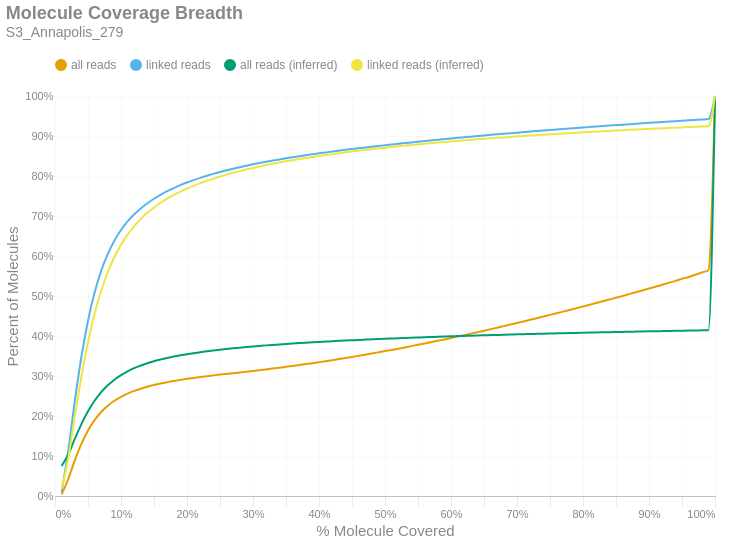

The notebook cell saved with this chart:
### Markdown cell above
### Molecule Read Coverage
This chart shows molecule coverage breadth as computed by the number of bases aligned to that molecule. In other words, "*how much of each unique long molecule is actually sequenced/aligned?*" Keep in mind there is a distinction between sequences and alignments, since some sequences belonging to a particular molecule may not align well and wouldn't appear in the alignment data. This chart also shows molecule coverage breadth as computed by the *inferred fragment* from which the aligned sequences originate. Unlike read coverage, this calculation takes into account the total insert size, including unsequenced gaps between the forward and reverse reads. Like the previous figures, these are cumulative percents.

### Code cell
if SKIPLR:
    print_html(f"Skipped")
else:
    binned_df = consolidated_hist(valids['coverage_bp'], mask, 0.01, True)
    binned_df_inf = consolidated_hist(valids['coverage_inserts'], mask, 0.01, True)
    binned_df = binned_df.with_columns(pl.lit(binned_df_inf['all reads (cumsum)']).alias('all reads (inferred)'))
    binned_df = binned_df.with_columns(pl.lit(binned_df_inf['linked reads (cumsum)']).alias('linked reads (inferred)'))
    binned_df = binned_df.with_columns(
        (pl.col('bin').cast(pl.Float64) + 0.01).alias('right_edge')
    )

    with SafeRender(binned_df):
        (
            density_plot(binned_df, 'Molecule Coverage Breadth', samplename, 'molcov', ['all reads (inferred)','linked reads (inferred)'])
            .encode(
                #x=alt.X('bin:Q', title="% Molecule Covered").axis(format = '%').scale(padding=0),
                x=alt.X('right_edge:Q', title="% Molecule Covered").axis(format='%').scale(padding=0),
                y=alt.Y('value:Q', title='Percent of Molecules')
                    .axis(format='%')
                    .stack(False)
                    .scale(domainMin=0, padding=0),
                color=alt.Color("key:N").scale(domain = ["all reads", "linked reads", "all reads (inferred)", "linked reads (inferred)"]),
                tooltip = [
                    alt.Tooltip("key:N", title = "Data Type"),
                    alt.Tooltip("range_label:N", title="% Molecule Covered"),
                    alt.Tooltip("value:Q", format = ".2%", title="% Molecules")
                ]
            )
        ).display()

### Figure 1 — Vega-Lite specification as saved in the notebook (floating-point values rounded to 4 significant figures)
{"width": "container", "height": 400, "config": {"title": {"anchor": "start", "dy": -15, "fontSize": 18, "color": "#888888", "subtitleColor": "#888888", "subtitleFontSize": 14}, "arc": {"fill": "#0072B2"}, "axis": {"domainColor": "#888888", "domainWidth": 0.5, "gridWidth": 0.2, "grid": false, "titleFontWeight": 400, "titleFontSize": 15, "labelFontSize": 11, "labelColor": "#888888", "tickColor": "#888888", "tickWidth": 0.2, "titleColor": "#888888"}, "axisBand": {"grid": false}, "axisX": {"grid": true, "tickSize": 10, "domainCap": "round"}, "axisY": {"domain": false, "grid": true, "tickSize": 0, "domainCap": "round"}, "background": "transparent", "header": {"labelFontSize": 15, "labelColor": "#888888", "titleFontSize": 15, "titleFontWeight": 600, "titleColor": "#888888"}, "legend": {"labelFont": "sans-serif", "labelFontSize": 12, "labelColor": "#888888", "symbolSize": 100, "symbolType": "circle", "titleFontSize": 12, "titlePadding": 10, "titleColor": "#888888", "title": null, "orient": "top"}, "range": {"category": ["#E69F00", "#56B4E9", "#009E73", "#F0E442", "#0072B2", "#D55E00", "#CC79A7", "#000000"], "diverging": ["#cfe8f3", "#a2d4ec", "#73bfe2", "#46abdb", "#1696d2", "#12719e"]}, "area": {"fill": "#0072B2", "fillOpacity": 0.7, "line": true, "strokeOpacity": 0.7}, "line": {"color": "#0072B2", "stroke": "#0072B2", "strokeWidth": 2}, "trail": {"color": "#0072B2", "stroke": "#0072B2", "strokeWidth": 0, "size": 1}, "point": {"filled": true, "fillOpacity": 1.0, "size": 95}, "text": {"color": "#888888", "fontSize": 11, "align": "right", "fontWeight": 400, "size": 11}, "bar": {"fill": "#0072B2", "stroke": null}, "view": {"stroke": null, "continuousWidth": 660, "continuousHeight": 400}}, "data": {"name": "data-af8c3b5b46ce9fe6b6576d999bcf8ac2"}, "mark": {"type": "line", "interpolate": "monotone", "point": {"opacity": 0, "size": 275}}, "encoding": {"color": {"field": "key", "scale": {"domain": ["all reads", "linked reads", "all reads (inferred)", "linked reads (inferred)"]}, "type": "nominal"}, "tooltip": [{"field": "key", "title": "Data Type", "type": "nominal"}, {"field": "range_label", "title": "% Molecule Covered", "type": "nominal"}, {"field": "value", "format": ".2%", "title": "% Molecules", "type": "quantitative"}], "x": {"axis": {"format": "%"}, "field": "right_edge", "scale": {"padding": 0}, "title": "% Molecule Covered", "type": "quantitative"}, "y": {"axis": {"format": "%"}, "field": "value", "scale": {"domainMin": 0, "padding": 0}, "stack": false, "title": "Percent of Molecules", "type": "quantitative"}}, "params": [{"name": "param_c36ac31b6afebe62", "select": {"type": "point", "fields": ["key"]}, "bind": "legend"}], "title": {"text": "Molecule Coverage Breadth", "subtitle": "S3_Annapolis_279"}, "transform": [{"fold": ["all reads (cumsum)", "linked reads (cumsum)", "all reads (inferred)", "linked reads (inferred)"]}, {"calculate": "replace(datum.key, ' (cumsum)', '')", "as": "key"}, {"filter": {"param": "param_c36ac31b6afebe62"}}], "usermeta": {"embedOptions": {"downloadFileName": "S3_Annapolis_279.molcov"}}, "$schema": "https://vega.github.io/schema/vega-lite/v6.1.0.json", "datasets": {"data-af8c3b5b46ce9fe6b6576d999bcf8ac2": [{"bin": "0.0", "interval": "0.0-0.01", "all reads": 0.004303, "linked reads": 0.01071, "all reads (cumsum)": 0.004303, "linked reads (cumsum)": 0.01071, "range_label": "0.0-0.01", "all reads (inferred)": 0.0749, "linked reads (inferred)": 0.01687, "right_edge": 0.01}, {"bin": "0.01", "interval": "0.01-0.02", "all reads": 0.03806, "linked reads": 0.1015, "all reads (cumsum)": 0.04236, "linked reads (cumsum)": 0.1122, "range_label": "0.01-0.02", "all reads (inferred)": 0.1037, "linked reads (inferred)": 0.09364, "right_edge": 0.02}, {"bin": "0.02", "interval": "0.02-0.03", "all reads": 0.04658, "linked reads": 0.1251, "all reads (cumsum)": 0.08895, "linked reads (cumsum)": 0.2373, "range_label": "0.02-0.03", "all reads (inferred)": 0.1427, "linked reads (inferred)": 0.1983, "right_edge": 0.03}, {"bin": "0.03", "interval": "0.03-0.04", "all reads": 0.0412, "linked reads": 0.1109, "all reads (cumsum)": 0.1301, "linked reads (cumsum)": 0.3482, "range_label": "0.03-0.04", "all reads (inferred)": 0.1797, "linked reads (inferred)": 0.298, "right_edge": 0.04}, {"bin": "0.04", "interval": "0.04-0.05", "all reads": 0.03347, "linked reads": 0.09012, "all reads (cumsum)": 0.1636, "linked reads (cumsum)": 0.4383, "range_label": "0.04-0.05", "all reads (inferred)": 0.2118, "linked reads (inferred)": 0.3845, "right_edge": 0.05}, {"bin": "0.05", "interval": "0.05-0.06", "all reads": 0.02616, "linked reads": 0.07036, "all reads (cumsum)": 0.1898, "linked reads (cumsum)": 0.5087, "range_label": "0.05-0.06", "all reads (inferred)": 0.2382, "linked reads (inferred)": 0.4556, "right_edge": 0.06}, {"bin": "0.06", "interval": "0.06-0.07", "all reads": 0.02022, "linked reads": 0.05437, "all reads (cumsum)": 0.21, "linked reads (cumsum)": 0.563, "range_label": "0.06-0.07", "all reads (inferred)": 0.2595, "linked reads (inferred)": 0.5131, "right_edge": 0.07}, {"bin": "0.07", "interval": "0.07-0.08", "all reads": 0.01572, "linked reads": 0.04224, "all reads (cumsum)": 0.2257, "linked reads (cumsum)": 0.6053, "range_label": "0.07-0.08", "all reads (inferred)": 0.2768, "linked reads (inferred)": 0.5598, "right_edge": 0.08}, {"bin": "0.08", "interval": "0.08-0.09", "all reads": 0.01237, "linked reads": 0.03318, "all reads (cumsum)": 0.2381, "linked reads (cumsum)": 0.6384, "range_label": "0.08-0.09", "all reads (inferred)": 0.2908, "linked reads (inferred)": 0.5975, "right_edge": 0.09}, {"bin": "0.09", "interval": "0.09-0.1", "all reads": 0.009892, "linked reads": 0.02649, "all reads (cumsum)": 0.248, "linked reads (cumsum)": 0.6649, "range_label": "0.09-0.1", "all reads (inferred)": 0.3022, "linked reads (inferred)": 0.6282, "right_edge": 0.1}, {"bin": "0.1", "interval": "0.1-0.11", "all reads": 0.008024, "linked reads": 0.02142, "all reads (cumsum)": 0.256, "linked reads (cumsum)": 0.6864, "range_label": "0.1-0.11", "all reads (inferred)": 0.3116, "linked reads (inferred)": 0.6536, "right_edge": 0.11}, {"bin": "0.11", "interval": "0.11-0.12", "all reads": 0.006685, "linked reads": 0.01782, "all reads (cumsum)": 0.2627, "linked reads (cumsum)": 0.7042, "range_label": "0.11-0.12", "all reads (inferred)": 0.3196, "linked reads (inferred)": 0.6749, "right_edge": 0.12}, {"bin": "0.12", "interval": "0.12-0.13", "all reads": 0.005577, "linked reads": 0.01482, "all reads (cumsum)": 0.2683, "linked reads (cumsum)": 0.719, "range_label": "0.12-0.13", "all reads (inferred)": 0.3262, "linked reads (inferred)": 0.6928, "right_edge": 0.13}, {"bin": "0.13", "interval": "0.13-0.14", "all reads": 0.004831, "linked reads": 0.01284, "all reads (cumsum)": 0.2731, "linked reads (cumsum)": 0.7318, "range_label": "0.13-0.14", "all reads (inferred)": 0.3319, "linked reads (inferred)": 0.7081, "right_edge": 0.14}, {"bin": "0.14", "interval": "0.14-0.15", "all reads": 0.004278, "linked reads": 0.01133, "all reads (cumsum)": 0.2774, "linked reads (cumsum)": 0.7432, "range_label": "0.14-0.15", "all reads (inferred)": 0.3369, "linked reads (inferred)": 0.7214, "right_edge": 0.15}, {"bin": "0.15", "interval": "0.15-0.16", "all reads": 0.003772, "linked reads": 0.009939, "all reads (cumsum)": 0.2811, "linked reads (cumsum)": 0.7531, "range_label": "0.15-0.16", "all reads (inferred)": 0.3413, "linked reads (inferred)": 0.7331, "right_edge": 0.16}, {"bin": "0.16", "interval": "0.16-0.17", "all reads": 0.003371, "linked reads": 0.008856, "all reads (cumsum)": 0.2845, "linked reads (cumsum)": 0.762, "range_label": "0.16-0.17", "all reads (inferred)": 0.3451, "linked reads (inferred)": 0.7434, "right_edge": 0.17}, {"bin": "0.17", "interval": "0.17-0.18", "all reads": 0.003049, "linked reads": 0.007945, "all reads (cumsum)": 0.2876, "linked reads (cumsum)": 0.7699, "range_label": "0.17-0.18", "all reads (inferred)": 0.3486, "linked reads (inferred)": 0.7527, "right_edge": 0.18}, {"bin": "0.18", "interval": "0.18-0.19", "all reads": 0.002763, "linked reads": 0.007169, "all reads (cumsum)": 0.2903, "linked reads (cumsum)": 0.7771, "range_label": "0.18-0.19", "all reads (inferred)": 0.3517, "linked reads (inferred)": 0.761, "right_edge": 0.19}, {"bin": "0.19", "interval": "0.19-0.2", "all reads": 0.002552, "linked reads": 0.00655, "all reads (cumsum)": 0.2929, "linked reads (cumsum)": 0.7836, "range_label": "0.19-0.2", "all reads (inferred)": 0.3546, "linked reads (inferred)": 0.7687, "right_edge": 0.2}, {"bin": "0.2", "interval": "0.2-0.21", "all reads": 0.002361, "linked reads": 0.00601, "all reads (cumsum)": 0.2952, "linked reads (cumsum)": 0.7896, "range_label": "0.2-0.21", "all reads (inferred)": 0.3571, "linked reads (inferred)": 0.7756, "right_edge": 0.21}, {"bin": "0.21", "interval": "0.21-0.22", "all reads": 0.00224, "linked reads": 0.005613, "all reads (cumsum)": 0.2975, "linked reads (cumsum)": 0.7952, "range_label": "0.21-0.22", "all reads (inferred)": 0.3596, "linked reads (inferred)": 0.7821, "right_edge": 0.22}, {"bin": "0.22", "interval": "0.22-0.23", "all reads": 0.002114, "linked reads": 0.005243, "all reads (cumsum)": 0.2996, "linked reads (cumsum)": 0.8005, "range_label": "0.22-0.23", "all reads (inferred)": 0.3618, "linked reads (inferred)": 0.788, "right_edge": 0.23}, {"bin": "0.23", "interval": "0.23-0.24", "all reads": 0.001972, "linked reads": 0.004828, "all reads (cumsum)": 0.3016, "linked reads (cumsum)": 0.8053, "range_label": "0.23-0.24", "all reads (inferred)": 0.3639, "linked reads (inferred)": 0.7935, "right_edge": 0.24}, {"bin": "0.24", "interval": "0.24-0.25", "all reads": 0.001914, "linked reads": 0.00461, "all reads (cumsum)": 0.3035, "linked reads (cumsum)": 0.8099, "range_label": "0.24-0.25", "all reads (inferred)": 0.3658, "linked reads (inferred)": 0.7987, "right_edge": 0.25}, {"bin": "0.25", "interval": "0.25-0.26", "all reads": 0.001806, "linked reads": 0.004269, "all reads (cumsum)": 0.3053, "linked reads (cumsum)": 0.8142, "range_label": "0.25-0.26", "all reads (inferred)": 0.3676, "linked reads (inferred)": 0.8034, "right_edge": 0.26}, {"bin": "0.26", "interval": "0.26-0.27", "all reads": 0.001793, "linked reads": 0.004038, "all reads (cumsum)": 0.3071, "linked reads (cumsum)": 0.8182, "range_label": "0.26-0.27", "all reads (inferred)": 0.3693, "linked reads (inferred)": 0.8079, "right_edge": 0.27}, {"bin": "0.27", "interval": "0.27-0.28", "all reads": 0.001813, "linked reads": 0.003874, "all reads (cumsum)": 0.3089, "linked reads (cumsum)": 0.8221, "range_label": "0.27-0.28", "all reads (inferred)": 0.3709, "linked reads (inferred)": 0.8122, "right_edge": 0.28}, {"bin": "0.28", "interval": "0.28-0.29", "all reads": 0.001828, "linked reads": 0.00361, "all reads (cumsum)": 0.3107, "linked reads (cumsum)": 0.8257, "range_label": "0.28-0.29", "all reads (inferred)": 0.3724, "linked reads (inferred)": 0.8164, "right_edge": 0.29}, {"bin": "0.29", "interval": "0.29-0.3", "all reads": 0.001883, "linked reads": 0.00343, "all reads (cumsum)": 0.3126, "linked reads (cumsum)": 0.8291, "range_label": "0.29-0.3", "all reads (inferred)": 0.3739, "linked reads (inferred)": 0.8202, "right_edge": 0.3}, {"bin": "0.3", "interval": "0.3-0.31", "all reads": 0.001947, "linked reads": 0.003253, "all reads (cumsum)": 0.3145, "linked reads (cumsum)": 0.8324, "range_label": "0.3-0.31", "all reads (inferred)": 0.3752, "linked reads (inferred)": 0.8238, "right_edge": 0.31}, {"bin": "0.31", "interval": "0.31-0.32", "all reads": 0.001988, "linked reads": 0.003095, "all reads (cumsum)": 0.3165, "linked reads (cumsum)": 0.8355, "range_label": "0.31-0.32", "all reads (inferred)": 0.3766, "linked reads (inferred)": 0.8273, "right_edge": 0.32}, {"bin": "0.32", "interval": "0.32-0.33", "all reads": 0.002101, "linked reads": 0.002996, "all reads (cumsum)": 0.3186, "linked reads (cumsum)": 0.8385, "range_label": "0.32-0.33", "all reads (inferred)": 0.3778, "linked reads (inferred)": 0.8305, "right_edge": 0.33}, {"bin": "0.33", "interval": "0.33-0.34", "all reads": 0.002099, "linked reads": 0.002863, "all reads (cumsum)": 0.3207, "linked reads (cumsum)": 0.8414, "range_label": "0.33-0.34", "all reads (inferred)": 0.379, "linked reads (inferred)": 0.8336, "right_edge": 0.34}, {"bin": "0.34", "interval": "0.34-0.35", "all reads": 0.002185, "linked reads": 0.002819, "all reads (cumsum)": 0.3229, "linked reads (cumsum)": 0.8442, "range_label": "0.34-0.35", "all reads (inferred)": 0.3801, "linked reads (inferred)": 0.8367, "right_edge": 0.35}, {"bin": "0.35", "interval": "0.35-0.36", "all reads": 0.002224, "linked reads": 0.002655, "all reads (cumsum)": 0.3251, "linked reads (cumsum)": 0.8468, "range_label": "0.35-0.36", "all reads (inferred)": 0.3812, "linked reads (inferred)": 0.8395, "right_edge": 0.36}, {"bin": "0.36", "interval": "0.36-0.37", "all reads": 0.002289, "linked reads": 0.002582, "all reads (cumsum)": 0.3274, "linked reads (cumsum)": 0.8494, "range_label": "0.36-0.37", "all reads (inferred)": 0.3823, "linked reads (inferred)": 0.8423, "right_edge": 0.37}, {"bin": "0.37", "interval": "0.37-0.38", "all reads": 0.002337, "linked reads": 0.002506, "all reads (cumsum)": 0.3298, "linked reads (cumsum)": 0.8519, "range_label": "0.37-0.38", "all reads (inferred)": 0.3833, "linked reads (inferred)": 0.845, "right_edge": 0.38}, {"bin": "0.38", "interval": "0.38-0.39", "all reads": 0.002389, "linked reads": 0.002368, "all reads (cumsum)": 0.3322, "linked reads (cumsum)": 0.8543, "range_label": "0.38-0.39", "all reads (inferred)": 0.3843, "linked reads (inferred)": 0.8476, "right_edge": 0.39}, {"bin": "0.39", "interval": "0.39-0.4", "all reads": 0.002455, "linked reads": 0.002368, "all reads (cumsum)": 0.3346, "linked reads (cumsum)": 0.8566, "range_label": "0.39-0.4", "all reads (inferred)": 0.3852, "linked reads (inferred)": 0.8501, "right_edge": 0.4}, {"bin": "0.4", "interval": "0.4-0.41", "all reads": 0.002486, "linked reads": 0.002224, "all reads (cumsum)": 0.3371, "linked reads (cumsum)": 0.8589, "range_label": "0.4-0.41", "all reads (inferred)": 0.3861, "linked reads (inferred)": 0.8524, "right_edge": 0.41}, {"bin": "0.41", "interval": "0.41-0.42", "all reads": 0.002551, "linked reads": 0.002225, "all reads (cumsum)": 0.3396, "linked reads (cumsum)": 0.8611, "range_label": "0.41-0.42", "all reads (inferred)": 0.387, "linked reads (inferred)": 0.8547, "right_edge": 0.42}, {"bin": "0.42", "interval": "0.42-0.43", "all reads": 0.002647, "linked reads": 0.002191, "all reads (cumsum)": 0.3423, "linked reads (cumsum)": 0.8633, "range_label": "0.42-0.43", "all reads (inferred)": 0.3879, "linked reads (inferred)": 0.857, "right_edge": 0.43}, {"bin": "0.43", "interval": "0.43-0.44", "all reads": 0.002682, "linked reads": 0.002151, "all reads (cumsum)": 0.345, "linked reads (cumsum)": 0.8654, "range_label": "0.43-0.44", "all reads (inferred)": 0.3887, "linked reads (inferred)": 0.8592, "right_edge": 0.44}, {"bin": "0.44", "interval": "0.44-0.45", "all reads": 0.002695, "linked reads": 0.002038, "all reads (cumsum)": 0.3477, "linked reads (cumsum)": 0.8675, "range_label": "0.44-0.45", "all reads (inferred)": 0.3895, "linked reads (inferred)": 0.8612, "right_edge": 0.45}, {"bin": "0.45", "interval": "0.45-0.46", "all reads": 0.002806, "linked reads": 0.001999, "all reads (cumsum)": 0.3505, "linked reads (cumsum)": 0.8695, "range_label": "0.45-0.46", "all reads (inferred)": 0.3903, "linked reads (inferred)": 0.8633, "right_edge": 0.46}, {"bin": "0.46", "interval": "0.46-0.47", "all reads": 0.002819, "linked reads": 0.001923, "all reads (cumsum)": 0.3533, "linked reads (cumsum)": 0.8714, "range_label": "0.46-0.47", "all reads (inferred)": 0.391, "linked reads (inferred)": 0.8652, "right_edge": 0.47}, {"bin": "0.47", "interval": "0.47-0.48", "all reads": 0.002907, "linked reads": 0.001921, "all reads (cumsum)": 0.3562, "linked reads (cumsum)": 0.8733, "range_label": "0.47-0.48", "all reads (inferred)": 0.3917, "linked reads (inferred)": 0.8671, "right_edge": 0.48}, {"bin": "0.48", "interval": "0.48-0.49", "all reads": 0.002861, "linked reads": 0.001825, "all reads (cumsum)": 0.3591, "linked reads (cumsum)": 0.8751, "range_label": "0.48-0.49", "all reads (inferred)": 0.3924, "linked reads (inferred)": 0.869, "right_edge": 0.49}, {"bin": "0.49", "interval": "0.49-0.5", "all reads": 0.003223, "linked reads": 0.001882, "all reads (cumsum)": 0.3623, "linked reads (cumsum)": 0.877, "range_label": "0.49-0.5", "all reads (inferred)": 0.3931, "linked reads (inferred)": 0.8708, "right_edge": 0.5}, {"bin": "0.5", "interval": "0.5-0.51", "all reads": 0.00279, "linked reads": 0.001732, "all reads (cumsum)": 0.3651, "linked reads (cumsum)": 0.8788, "range_label": "0.5-0.51", "all reads (inferred)": 0.3938, "linked reads (inferred)": 0.8725, "right_edge": 0.51}, {"bin": "0.51", "interval": "0.51-0.52", "all reads": 0.003187, "linked reads": 0.001797, "all reads (cumsum)": 0.3683, "linked reads (cumsum)": 0.8806, "range_label": "0.51-0.52", "all reads (inferred)": 0.3945, "linked reads (inferred)": 0.8742, "right_edge": 0.52}, {"bin": "0.52", "interval": "0.52-0.53", "all reads": 0.003152, "linked reads": 0.001729, "all reads (cumsum)": 0.3714, "linked reads (cumsum)": 0.8823, "range_label": "0.52-0.53", "all reads (inferred)": 0.3951, "linked reads (inferred)": 0.8759, "right_edge": 0.53}, {"bin": "0.53", "interval": "0.53-0.54", "all reads": 0.00324, "linked reads": 0.001724, "all reads (cumsum)": 0.3747, "linked reads (cumsum)": 0.884, "range_label": "0.53-0.54", "all reads (inferred)": 0.3957, "linked reads (inferred)": 0.8775, "right_edge": 0.54}, {"bin": "0.54", "interval": "0.54-0.55", "all reads": 0.003223, "linked reads": 0.001708, "all reads (cumsum)": 0.3779, "linked reads (cumsum)": 0.8857, "range_label": "0.54-0.55", "all reads (inferred)": 0.3963, "linked reads (inferred)": 0.879, "right_edge": 0.55}, {"bin": "0.55", "interval": "0.55-0.56", "all reads": 0.003314, "linked reads": 0.001643, "all reads (cumsum)": 0.3812, "linked reads (cumsum)": 0.8874, "range_label": "0.55-0.56", "all reads (inferred)": 0.3969, "linked reads (inferred)": 0.8806, "right_edge": 0.56}, {"bin": "0.56", "interval": "0.56-0.57", "all reads": 0.003361, "linked reads": 0.001648, "all reads (cumsum)": 0.3846, "linked reads (cumsum)": 0.889, "range_label": "0.56-0.57", "all reads (inferred)": 0.3975, "linked reads (inferred)": 0.8821, "right_edge": 0.57}, {"bin": "0.57", "interval": "0.57-0.58", "all reads": 0.003383, "linked reads": 0.001598, "all reads (cumsum)": 0.3879, "linked reads (cumsum)": 0.8906, "range_label": "0.57-0.58", "all reads (inferred)": 0.3981, "linked reads (inferred)": 0.8835, "right_edge": 0.58}, {"bin": "0.58", "interval": "0.58-0.59", "all reads": 0.003488, "linked reads": 0.001642, "all reads (cumsum)": 0.3914, "linked reads (cumsum)": 0.8922, "range_label": "0.58-0.59", "all reads (inferred)": 0.3986, "linked reads (inferred)": 0.885, "right_edge": 0.59}, {"bin": "0.59", "interval": "0.59-0.6", "all reads": 0.003585, "linked reads": 0.001569, "all reads (cumsum)": 0.395, "linked reads (cumsum)": 0.8938, "range_label": "0.59-0.6", "all reads (inferred)": 0.3992, "linked reads (inferred)": 0.8864, "right_edge": 0.6}, {"bin": "0.6", "interval": "0.6-0.61", "all reads": 0.003523, "linked reads": 0.001563, "all reads (cumsum)": 0.3985, "linked reads (cumsum)": 0.8954, "range_label": "0.6-0.61", "all reads (inferred)": 0.3997, "linked reads (inferred)": 0.8877, "right_edge": 0.61}, {"bin": "0.61", "interval": "0.61-0.62", "all reads": 0.003607, "linked reads": 0.001521, "all reads (cumsum)": 0.4021, "linked reads (cumsum)": 0.8969, "range_label": "0.61-0.62", "all reads (inferred)": 0.4002, "linked reads (inferred)": 0.8891, "right_edge": 0.62}, {"bin": "0.62", "interval": "0.62-0.63", "all reads": 0.003671, "linked reads": 0.001522, "all reads (cumsum)": 0.4058, "linked reads (cumsum)": 0.8984, "range_label": "0.62-0.63", "all reads (inferred)": 0.4008, "linked reads (inferred)": 0.8904, "right_edge": 0.63}, {"bin": "0.63", "interval": "0.63-0.64", "all reads": 0.003705, "linked reads": 0.001466, "all reads (cumsum)": 0.4095, "linked reads (cumsum)": 0.8999, "range_label": "0.63-0.64", "all reads (inferred)": 0.4013, "linked reads (inferred)": 0.8917, "right_edge": 0.64}, {"bin": "0.64", "interval": "0.64-0.65", "all reads": 0.003716, "linked reads": 0.001476, "all reads (cumsum)": 0.4132, "linked reads (cumsum)": 0.9014, "range_label": "0.64-0.65", "all reads (inferred)": 0.4017, "linked reads (inferred)": 0.8929, "right_edge": 0.65}, {"bin": "0.65", "interval": "0.65-0.66", "all reads": 0.003907, "linked reads": 0.001499, "all reads (cumsum)": 0.4171, "linked reads (cumsum)": 0.9029, "range_label": "0.65-0.66", "all reads (inferred)": 0.4022, "linked reads (inferred)": 0.8941, "right_edge": 0.66}, {"bin": "0.66", "interval": "0.66-0.67", "all reads": 0.003729, "linked reads": 0.001358, "all reads (cumsum)": 0.4209, "linked reads (cumsum)": 0.9042, "range_label": "0.66-0.67", "all reads (inferred)": 0.4027, "linked reads (inferred)": 0.8954, "right_edge": 0.67}, {"bin": "0.67", "interval": "0.67-0.68", "all reads": 0.00386, "linked reads": 0.00146, "all reads (cumsum)": 0.4247, "linked reads (cumsum)": 0.9057, "range_label": "0.67-0.68", "all reads (inferred)": 0.4032, "linked reads (inferred)": 0.8965, "right_edge": 0.68}, {"bin": "0.68", "interval": "0.68-0.69", "all reads": 0.003819, "linked reads": 0.001316, "all reads (cumsum)": 0.4285, "linked reads (cumsum)": 0.907, "range_label": "0.68-0.69", "all reads (inferred)": 0.4036, "linked reads (inferred)": 0.8977, "right_edge": 0.69}, {"bin": "0.69", "interval": "0.69-0.7", "all reads": 0.004007, "linked reads": 0.001398, "all reads (cumsum)": 0.4326, "linked reads (cumsum)": 0.9084, "range_label": "0.69-0.7", "all reads (inferred)": 0.4041, "linked reads (inferred)": 0.8989, "right_edge": 0.7}, {"bin": "0.7", "interval": "0.7-0.71", "all reads": 0.003905, "linked reads": 0.001343, "all reads (cumsum)": 0.4365, "linked reads (cumsum)": 0.9097, "range_label": "0.7-0.71", "all reads (inferred)": 0.4045, "linked reads (inferred)": 0.8999, "right_edge": 0.71}, {"bin": "0.71", "interval": "0.71-0.72", "all reads": 0.004004, "linked reads": 0.001346, "all reads (cumsum)": 0.4405, "linked reads (cumsum)": 0.9111, "range_label": "0.71-0.72", "all reads (inferred)": 0.4049, "linked reads (inferred)": 0.901, "right_edge": 0.72}, {"bin": "0.72", "interval": "0.72-0.73", "all reads": 0.004065, "linked reads": 0.001317, "all reads (cumsum)": 0.4445, "linked reads (cumsum)": 0.9124, "range_label": "0.72-0.73", "all reads (inferred)": 0.4053, "linked reads (inferred)": 0.9021, "right_edge": 0.73}, {"bin": "0.73", "interval": "0.73-0.74", "all reads": 0.004013, "linked reads": 0.00131, "all reads (cumsum)": 0.4485, "linked reads (cumsum)": 0.9137, "range_label": "0.73-0.74", "all reads (inferred)": 0.4058, "linked reads (inferred)": 0.9031, "right_edge": 0.74}, {"bin": "0.74", "interval": "0.74-0.75", "all reads": 0.004275, "linked reads": 0.00131, "all reads (cumsum)": 0.4528, "linked reads (cumsum)": 0.915, "range_label": "0.74-0.75", "all reads (inferred)": 0.4062, "linked reads (inferred)": 0.9042, "right_edge": 0.75}, {"bin": "0.75", "interval": "0.75-0.76", "all reads": 0.003998, "linked reads": 0.001248, "all reads (cumsum)": 0.4568, "linked reads (cumsum)": 0.9163, "range_label": "0.75-0.76", "all reads (inferred)": 0.4066, "linked reads (inferred)": 0.9052, "right_edge": 0.76}, {"bin": "0.76", "interval": "0.76-0.77", "all reads": 0.004163, "linked reads": 0.001271, "all reads (cumsum)": 0.461, "linked reads (cumsum)": 0.9175, "range_label": "0.76-0.77", "all reads (inferred)": 0.407, "linked reads (inferred)": 0.9062, "right_edge": 0.77}, {"bin": "0.77", "interval": "0.77-0.78", "all reads": 0.004167, "linked reads": 0.001242, "all reads (cumsum)": 0.4651, "linked reads (cumsum)": 0.9188, "range_label": "0.77-0.78", "all reads (inferred)": 0.4074, "linked reads (inferred)": 0.9072, "right_edge": 0.78}, {"bin": "0.78", "interval": "0.78-0.79", "all reads": 0.004255, "linked reads": 0.001208, "all reads (cumsum)": 0.4694, "linked reads (cumsum)": 0.92, "range_label": "0.78-0.79", "all reads (inferred)": 0.4078, "linked reads (inferred)": 0.9082, "right_edge": 0.79}, {"bin": "0.79", "interval": "0.79-0.8", "all reads": 0.004484, "linked reads": 0.00125, "all reads (cumsum)": 0.4739, "linked reads (cumsum)": 0.9212, "range_label": "0.79-0.8", "all reads (inferred)": 0.4081, "linked reads (inferred)": 0.9091, "right_edge": 0.8}, {"bin": "0.8", "interval": "0.8-0.81", "all reads": 0.004175, "linked reads": 0.001219, "all reads (cumsum)": 0.4781, "linked reads (cumsum)": 0.9225, "range_label": "0.8-0.81", "all reads (inferred)": 0.4085, "linked reads (inferred)": 0.91, "right_edge": 0.81}, {"bin": "0.81", "interval": "0.81-0.82", "all reads": 0.004301, "linked reads": 0.001244, "all reads (cumsum)": 0.4824, "linked reads (cumsum)": 0.9237, "range_label": "0.81-0.82", "all reads (inferred)": 0.4089, "linked reads (inferred)": 0.9109, "right_edge": 0.82}, {"bin": "0.82", "interval": "0.82-0.83", "all reads": 0.004445, "linked reads": 0.001206, "all reads (cumsum)": 0.4868, "linked reads (cumsum)": 0.9249, "range_label": "0.82-0.83", "all reads (inferred)": 0.4092, "linked reads (inferred)": 0.9119, "right_edge": 0.83}, {"bin": "0.83", "interval": "0.83-0.84", "all reads": 0.004378, "linked reads": 0.001123, "all reads (cumsum)": 0.4912, "linked reads (cumsum)": 0.926, "range_label": "0.83-0.84", "all reads (inferred)": 0.4096, "linked reads (inferred)": 0.9128, "right_edge": 0.84}, {"bin": "0.84", "interval": "0.84-0.85", "all reads": 0.004413, "linked reads": 0.001167, "all reads (cumsum)": 0.4956, "linked reads (cumsum)": 0.9272, "range_label": "0.84-0.85", "all reads (inferred)": 0.4099, "linked reads (inferred)": 0.9136, "right_edge": 0.85}, {"bin": "0.85", "interval": "0.85-0.86", "all reads": 0.00456, "linked reads": 0.001193, "all reads (cumsum)": 0.5002, "linked reads (cumsum)": 0.9284, "range_label": "0.85-0.86", "all reads (inferred)": 0.4103, "linked reads (inferred)": 0.9144, "right_edge": 0.86}, {"bin": "0.86", "interval": "0.86-0.87", "all reads": 0.004526, "linked reads": 0.001112, "all reads (cumsum)": 0.5047, "linked reads (cumsum)": 0.9295, "range_label": "0.86-0.87", "all reads (inferred)": 0.4106, "linked reads (inferred)": 0.9153, "right_edge": 0.87}, {"bin": "0.87", "interval": "0.87-0.88", "all reads": 0.004643, "linked reads": 0.001158, "all reads (cumsum)": 0.5093, "linked reads (cumsum)": 0.9307, "range_label": "0.87-0.88", "all reads (inferred)": 0.411, "linked reads (inferred)": 0.9161, "right_edge": 0.88}, {"bin": "0.88", "interval": "0.88-0.89", "all reads": 0.004595, "linked reads": 0.001103, "all reads (cumsum)": 0.5139, "linked reads (cumsum)": 0.9318, "range_label": "0.88-0.89", "all reads (inferred)": 0.4113, "linked reads (inferred)": 0.9169, "right_edge": 0.89}, {"bin": "0.89", "interval": "0.89-0.9", "all reads": 0.004748, "linked reads": 0.001133, "all reads (cumsum)": 0.5187, "linked reads (cumsum)": 0.9329, "range_label": "0.89-0.9", "all reads (inferred)": 0.4116, "linked reads (inferred)": 0.9177, "right_edge": 0.9}, {"bin": "0.9", "interval": "0.9-0.91", "all reads": 0.004487, "linked reads": 0.001075, "all reads (cumsum)": 0.5232, "linked reads (cumsum)": 0.934, "range_label": "0.9-0.91", "all reads (inferred)": 0.4119, "linked reads (inferred)": 0.9185, "right_edge": 0.91}, {"bin": "0.91", "interval": "0.91-0.92", "all reads": 0.005147, "linked reads": 0.001141, "all reads (cumsum)": 0.5283, "linked reads (cumsum)": 0.9351, "range_label": "0.91-0.92", "all reads (inferred)": 0.4122, "linked reads (inferred)": 0.9192, "right_edge": 0.92}, {"bin": "0.92", "interval": "0.92-0.93", "all reads": 0.004485, "linked reads": 0.001027, "all reads (cumsum)": 0.5328, "linked reads (cumsum)": 0.9361, "range_label": "0.92-0.93", "all reads (inferred)": 0.4125, "linked reads (inferred)": 0.92, "right_edge": 0.93}, {"bin": "0.93", "interval": "0.93-0.94", "all reads": 0.004931, "linked reads": 0.001031, "all reads (cumsum)": 0.5377, "linked reads (cumsum)": 0.9372, "range_label": "0.93-0.94", "all reads (inferred)": 0.4128, "linked reads (inferred)": 0.9207, "right_edge": 0.94}, {"bin": "0.94", "interval": "0.94-0.95", "all reads": 0.005352, "linked reads": 0.001046, "all reads (cumsum)": 0.5431, "linked reads (cumsum)": 0.9382, "range_label": "0.94-0.95", "all reads (inferred)": 0.4131, "linked reads (inferred)": 0.9215, "right_edge": 0.95}, {"bin": "0.95", "interval": "0.95-0.96", "all reads": 0.004571, "linked reads": 0.001005, "all reads (cumsum)": 0.5476, "linked reads (cumsum)": 0.9392, "range_label": "0.95-0.96", "all reads (inferred)": 0.4135, "linked reads (inferred)": 0.9222, "right_edge": 0.96}, {"bin": "0.96", "interval": "0.96-0.97", "all reads": 0.005325, "linked reads": 0.0009751, "all reads (cumsum)": 0.553, "linked reads (cumsum)": 0.9402, "range_label": "0.96-0.97", "all reads (inferred)": 0.4138, "linked reads (inferred)": 0.923, "right_edge": 0.97}, {"bin": "0.97", "interval": "0.97-0.98", "all reads": 0.005822, "linked reads": 0.0009896, "all reads (cumsum)": 0.5588, "linked reads (cumsum)": 0.9412, "range_label": "0.97-0.98", "all reads (inferred)": 0.4142, "linked reads (inferred)": 0.9238, "right_edge": 0.98}, {"bin": "0.98", "interval": "0.98-0.99", "all reads": 0.00564, "linked reads": 0.001043, "all reads (cumsum)": 0.5644, "linked reads (cumsum)": 0.9422, "range_label": "0.98-0.99", "all reads (inferred)": 0.4145, "linked reads (inferred)": 0.9243, "right_edge": 0.99}, {"bin": "0.99", "interval": "0.99-1.0", "all reads": 0.4356, "linked reads": 0.05777, "all reads (cumsum)": 1.0, "linked reads (cumsum)": 1.0, "range_label": "0.99-1.0", "all reads (inferred)": 1.0, "linked reads (inferred)": 1.0, "right_edge": 1.0}]}}
